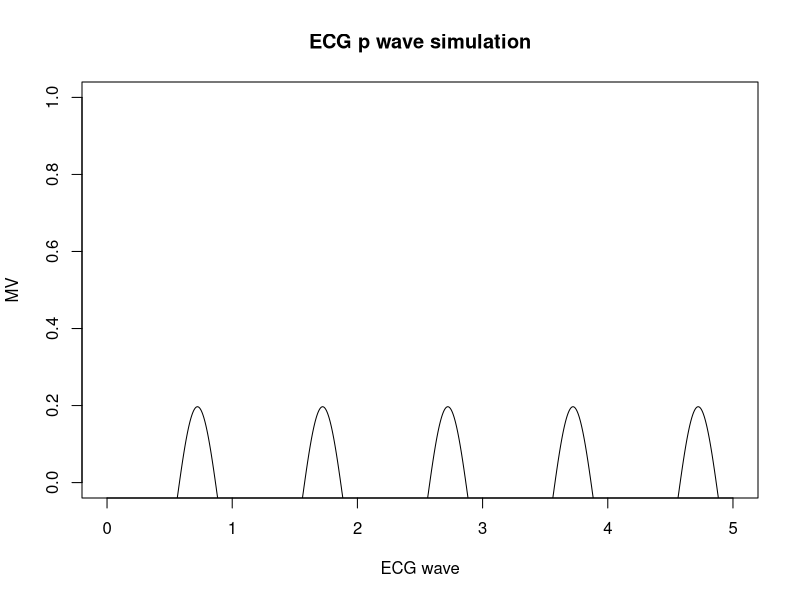
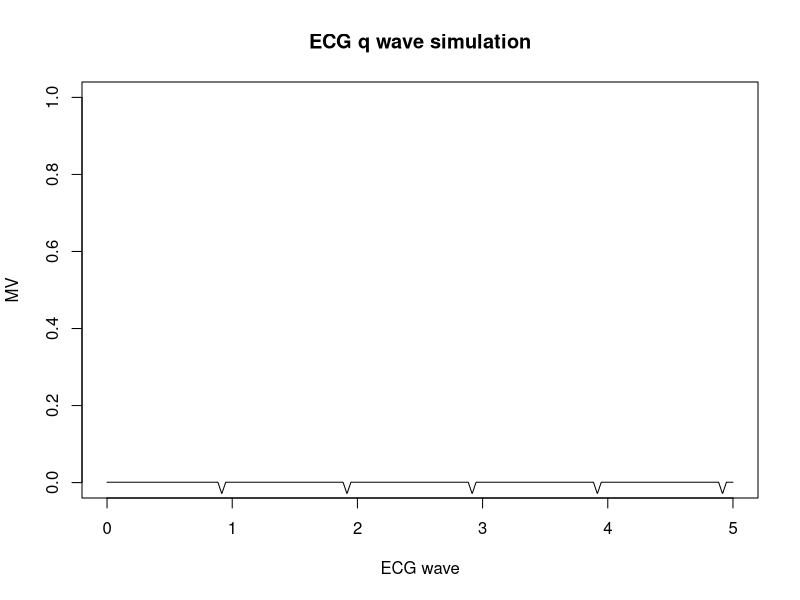
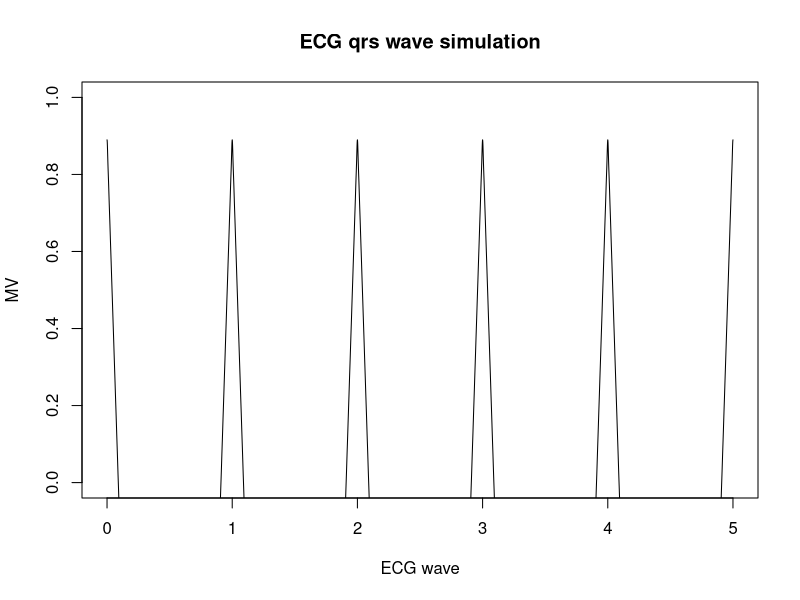
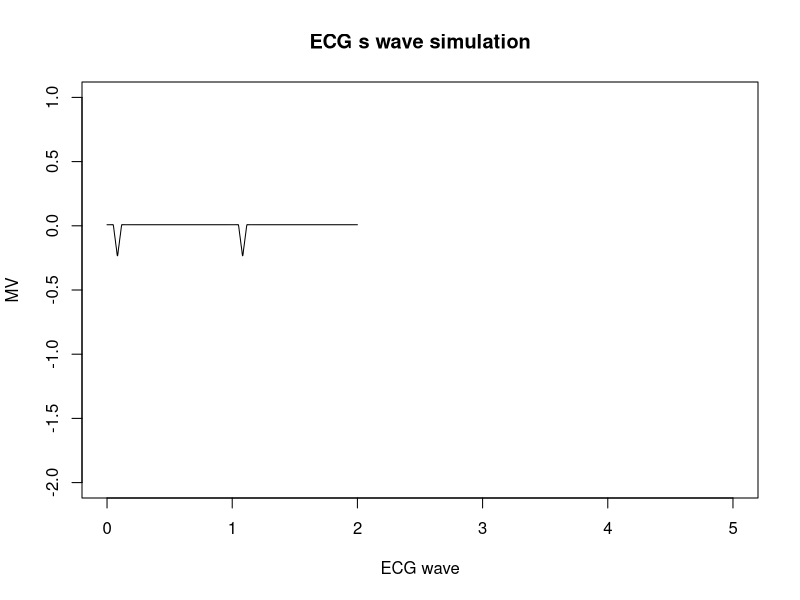
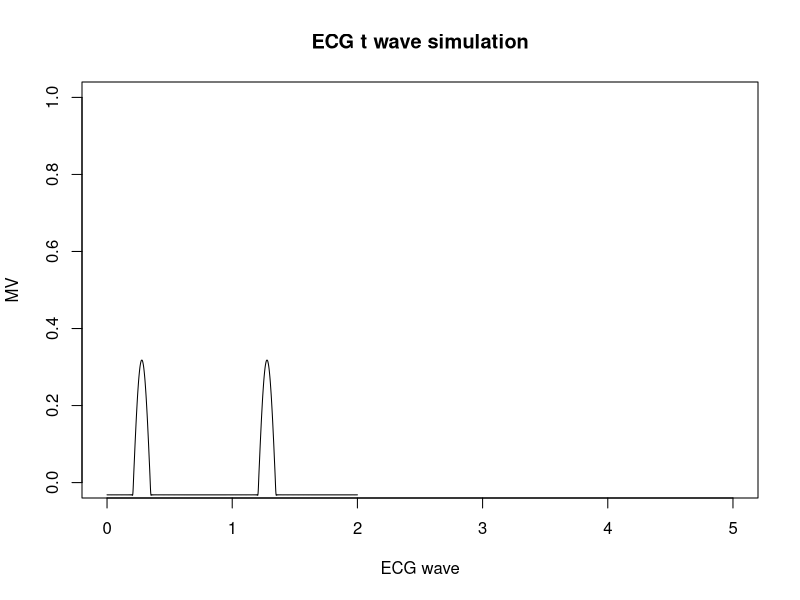
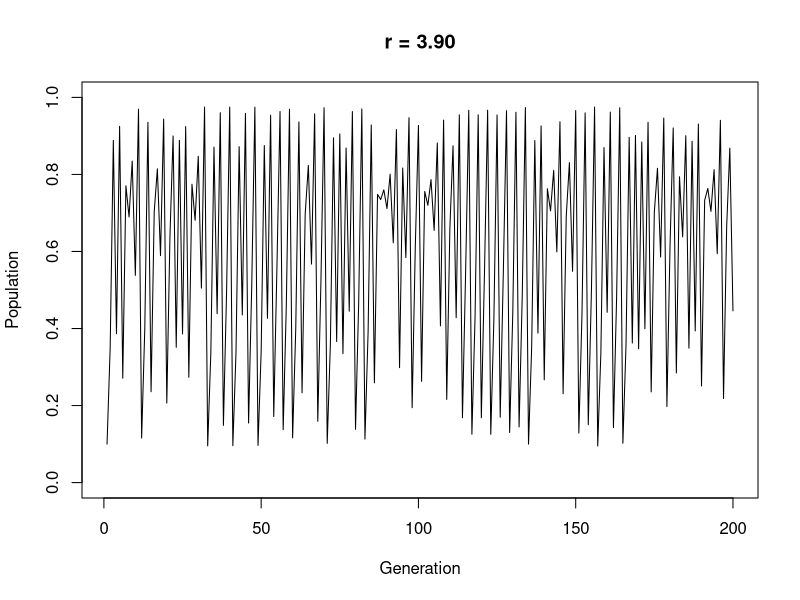

Here is the R script that generated these plots, in order: (Note: this script raises an error after producing the figures.)
#l is half beat cycle (60s/heart/beat=1 cycle) a= amplitude
#x=x+p_r interval
#b=(2*l)/duration

#### step1: p wave
p_wave<-function(x,c)
{ l=c# half heartbeat cycle.eg.s/heartbeat=1 cycle
a=0.25#amplitude of p wave
x=x+(l/1.8)# x is the wave starting point shifted.
b=3# 2l/b is duration of p wave.
n=100 # fourier series levels, the bigher the more accurate
p1=0 # baseline
p2=0 # p wave
# fourier series to creat p wave
for (i in 1:n){
  harm1<-(((sin((pi/(2*b))*(b-(2*i))))/(b- (2*i))+(sin((pi/(2*b))*(b+(2*i))))
           /(b+(2*i)))*(2/pi))*cos((i*pi*x)/l)
  p2<-p2+harm1
}
pwav1=p1+p2
pwav=a*pwav1
return(pwav)
}
x<-seq(0,5,0.001) 
pwav<-p_wave(x, 0.5)
plot(x=x, y=pwav, type='l', xlim=c(0,5), ylim=c(0, 1), xlab="ECG wave", ylab="MV",main="ECG p wave simulation")

####step 2: simulation QRS wave:
####### q wave
q_wave<-function (x,c){
  l=c
  x=x+l/6
  a=0.03# amplitude 
  b=16#duration
  n=100
  q1=0 #(a/(2*b))*(2-b)
  q2=0
  for (i in 1:n){
    harm5=(((2*b*a)/(i*i*pi*pi))*(1-cos((i*pi)/b)))*cos((i*pi*x)/l);
    q2=q2+harm5}
  qwav=-1*(q1+q2)
  return (qwav)
}
x<-seq(0,5,0.001) 
qwav<-q_wave(x, 0.5)
plot(x=x, y=qwav, type='l', xlim=c(0,5), ylim=c(0, 1), xlab="ECG wave", ylab="MV",main="ECG q wave simulation")

####qrs wave
qrs_wave<-function(x,c){
  l=c
  a=1
  b=5
  n=100
  qrs1=0 #(a/(2*b))*(2-b)
  qrs2=0
  for (i in 1:n){
    harm=(((2*b*a)/(i*i*pi*pi))*(1-cos((i*pi)/b)))*cos((i*pi*x)/l);
    qrs2=qrs2+harm}
  qrswav=qrs1+qrs2
  return(qrswav)
}
x<-seq(0,5,0.001) 
qrswav<-qrs_wave(x, 0.5)
plot(x=x, y=qrswav, type='l', xlim=c(0,5), ylim=c(0, 1), xlab="ECG wave", ylab="MV",main="ECG qrs wave simulation")

##### s wave
s_wave<-function(x,c){
  l=c
  x=x-l/6
  a=0.25
  b=15
  n=100;
  s1=0 # (a/(2*b))*(2-b);
  s2=0;
  for (i in 1:n){
    harm3=(((2*b*a)/(i*i*pi*pi))*(1-cos((i*pi)/b)))*cos((i*pi*x)/l);
    s2=s2+harm3}
  swav=-1*(s1+s2)
  return(swav)}
x<-seq(0,2,0.001) 
swav<-s_wave(x, 0.5)
plot(x=x, y=swav, type='l', xlim=c(0,5), ylim=c(-2, 1), xlab="ECG wave", ylab="MV",main="ECG s wave simulation")

##### t wave

t_wave<-function(x,c){
  l=c
  a=0.35
  x=x-l/1.8
  b=7
  n=100
  t1=0 # 1/l
  t2=0
  for (i in 1:n){
    harm2=(((sin((pi/(2*b))*(b-(2*i))))/(b-(2*i))+(sin((pi/(2*b))*(b+(2*i))))/(b+(2*i)))*(2/pi))*cos((i*pi*x)/l);             
    t2=t2+harm2}
  twav1=t1+t2
  twav=a*twav1
  return (twav)}

x<-seq(0,2,0.001) 
twav<-t_wave(x, 0.5)
plot(x=x, y=twav, type='l', xlim=c(0,5), ylim=c(0, 1), xlab="ECG wave", ylab="MV",main="ECG t wave simulation")
# ###### adding waves
# ecg<-pwav+qrswav+twav+swav+qwav
# plot(x,ecg,xlab = 'x',ylab='Mv',type='l',main='ECG wave')

####### using logistic map to creat heart beat rhythm
T <- 200 # number of generations
#interval: 0.6-1s
p<-numeric(T)
length(p)
p<-rep(1.0,length.out=T)
p[1] <- 0.1  # starting population
r <- 3.9# reproduction rate; try different values, like 2.9, 3.1, 3.5, 3.9
for (i in 2:T) p[i] <- r * p[i - 1] * (1 - p[i - 1])
plot(p, type='l', ylim=c(0, 1), xlab="Generation", ylab="Population", main=sprintf("r = %0.2f", r))
#Q<-p[21:86]
#length(Q)
#plot(cumsum(Q)*60/sum(Q),rep(1,66))
abline(v=cumsum(Q))


############################### week 10
heart_rate = 60.0
Q<-p[21:(21 + heart_rate - 1)]# Q interval of heart beat
# Q/sum(Q) is percentage of total interval, *60 is within 60 seconds, the heart beat cycly.
Q<-Q/sum(Q) * 60.0
plot(cumsum(Q)*60/sum(Q),rep(1,60))
abline(v=cumsum(Q))
length(cumsum(Q)*60/sum(Q))
# Q is interval seconds.
x<-seq(0,60,0.008)
x_start = 0
print(x_start)
ecg<-numeric()
x_coordinate<-numeric()
i = 1
for (i in 1:length(Q)) {
  x_end = x_start + Q[i]
  if (i == length(Q)) {
    x_used = subset(x, x>=x_start)
  } else {
    x_used = subset(x, x>=x_start & x<x_end)
  }
  x_used = x_used - x_start
  pwav = p_wave(x_used, Q[i]/2)
  qrswav = qrs_wave(x_used, Q[i]/2)
  twav = t_wave(x_used, Q[i]/2)
  swav = s_wave(x_used, Q[i]/2)
  qwav = q_wave(x_used, Q[i]/2)
  combined_wav = pwav+qrswav+twav+swav+qwav
  ecg <- c(ecg, combined_wav)
  x_start = x_end
}
# Lift ecg graph to mostly above 0.
ecg = ecg + 0.2
plot(x,ecg,xlab = 'x',ylab='Mv', xlim=c(0,60), type='l',main='ECG wave')
plot(x,ecg,xlab = 'x',ylab='Mv', xlim=c(0,10), type='l',main='ECG wave')
abline(v=cumsum(Q),col='blue',lty=3)




# # Q is interval seconds.
# x<-seq(0,60,0.001)
# x_start = 0
# print(x_start)
# pwav<-numeric()
# qrswav<-numeric()
# twav<-numeric()
# swav<-numeric()
# qwav<-numeric()
# ecg<-numeric()
# i = 1
# for (i in 1:length(Q)) {
#   x_end = x_start + Q[i]
#   cat('x_start', x_start, 'x_end', x_end, '\n')
#   if (i == length(Q)) {
#     x_used = subset(x, x>=x_start)
#   } else {
#     x_used = subset(x, x>=x_start & x<x_end)
#   }
#   
#   pwav<-c(pwav, p_wave(x_used, Q[i]/2))
#   qrswav<-c(qrswav, qrs_wave(x_used, Q[i]/2))
#   twav<-c(twav, t_wave(x_used, Q[i]/2))
#   swav<-c(swav, s_wave(x_used, Q[i]/2))
#   qwav<-c(qwav, q_wave(x_used, Q[i]/2))
#  # pwav+qrswav+twav+swav+qwav
#   x_start = x_end
#   plot(x_used,pwav,xlab = 'x',ylab='Mv', xlim=c(0,3), type='l',main='ECG wave')
#   plot(x_used,qrswav,xlab = 'x',ylab='Mv', xlim=c(0,3), type='l',main='ECG wave')
#   plot(x_used,twav,xlab = 'x',ylab='Mv', xlim=c(0,3), type='l',main='ECG wave')
#   plot(x_used,swav,xlab = 'x',ylab='Mv', xlim=c(0,3), type='l',main='ECG wave')
#   plot(x_used,qwav,xlab = 'x',ylab='Mv', xlim=c(0,3), type='l',main='ECG wave')
# }
# ecg<-pwav+qrswav+twav+swav+qwav
# plot(x,ecg,xlab = 'x',ylab='Mv', xlim=c(0,60), type='l',main='ECG wave')
# plot(x,ecg,xlab = 'x',ylab='Mv', xlim=c(0,3), type='l',main='ECG wave')

#####plot 10
# ecg plot with in 50 heatbeats in 60s 
#shiny app
#write json file
#fit real ecg data
#writting more efficient codes, code optimzation. 
